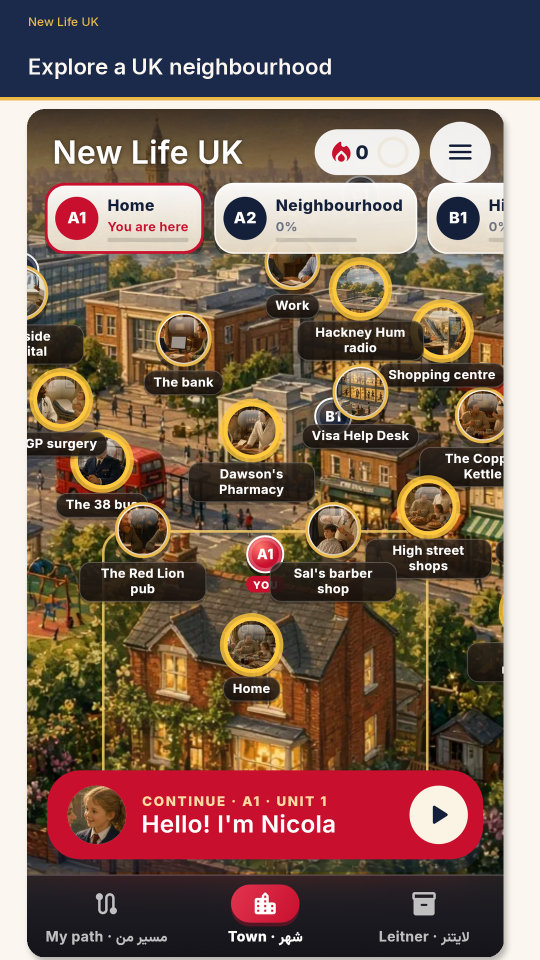
#> input picture docs/launch/store/01_map.png, 1080 x 1920 px (shown at 1/2 size)
$ python -i make_launch_kit.py   (imports and definitions only)
#> lines starting #> are read from the running program, lines starting #| are printed output that depends on the picture
#> further down, picture is the input picture: PIL image 1080x1920 RGB; mean R, G, B 125.1, 101.1, 88
#!/usr/bin/env python3
"""Build the poster, Play feature graphic, and captioned store screenshots.

Usage (from the repo root or app/):
  python3 app/tool/make_launch_kit.py --repo .
"""
from __future__ import annotations

import argparse
import os
from pathlib import Path

import qrcode
from PIL import Image, ImageDraw, ImageFilter, ImageFont
from reportlab.lib.pagesizes import A4
from reportlab.lib.utils import ImageReader
from reportlab.pdfgen import canvas as pdfcanvas

NAVY = (27, 42, 74, 255)
INK = (20, 32, 58, 255)
RED = (200, 16, 46, 255)
GOLD = (233, 185, 73, 255)
CREAM = (251, 247, 240, 255)
MIST = (238, 232, 221, 255)
MUTED = (107, 115, 133, 255)
PAPER = (255, 255, 255, 255)
ICON_EDGE = (45, 38, 35, 255)

PLACEHOLDER_URL = "https://github.com/mmhaidari2-hash/the-toms-preview/releases"

CAPTIONS = [
    ("01_map.png", "Explore a UK neighbourhood"),
    ("02_conversation.png", "Practise everyday conversations"),
    ("03_nursery.png", "English for UK nursery work"),
    ("04_library.png", "Walk in and open a book"),
    ("05_library_hall.png", "Walk the library and open a book"),
    ("06_lifeuk.png", "Practise for Life in the UK — not the official test"),
    ("07_school.png", "Grammar from beginner to advanced"),
    ("08_visa.png", "Practice forms, with official site links"),
]


# [10 lines left out: function repo_from_args, not called in this run]


def font_dir(root: Path) -> Path:
    return root / "app" / "assets" / "google_fonts"


def load_font(root: Path, family: str, weight: str, size: int) -> ImageFont.FreeTypeFont:
    path = font_dir(root) / f"{family}-{weight}.ttf"
    return ImageFont.truetype(str(path), size=size)


# [47 lines left out: functions fa, wrap_en, wrap_fa, rounded, not called in this run]


def shadow(im: Image.Image, offset: int = 18, blur: int = 24, alpha: int = 90) -> Image.Image:
#> called with offset = 18, blur = 24, alpha = 90
    w, h = im.size
#> w = 1080; h = 1920
    base = Image.new("RGBA", (w + offset * 2 + blur, h + offset * 2 + blur), (0, 0, 0, 0))
#> base: PIL image 1140x1980 RGBA; every value is 0
    sh = Image.new("RGBA", im.size, (0, 0, 0, alpha))
    sh.putalpha(im.split()[-1].point(lambda p: alpha if p > 0 else 0))
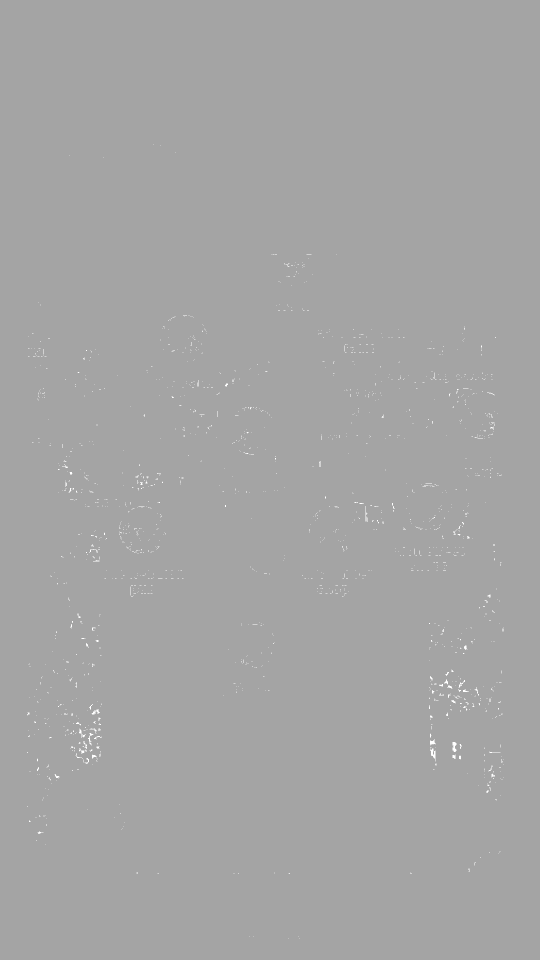
#> sh: PIL image 1080x1920 RGBA (shown at 1/2 size); mean R, G, B, A 0, 0, 0, 89.7; transparent parts drawn white
    base.alpha_composite(sh, (offset + 6, offset + 10))
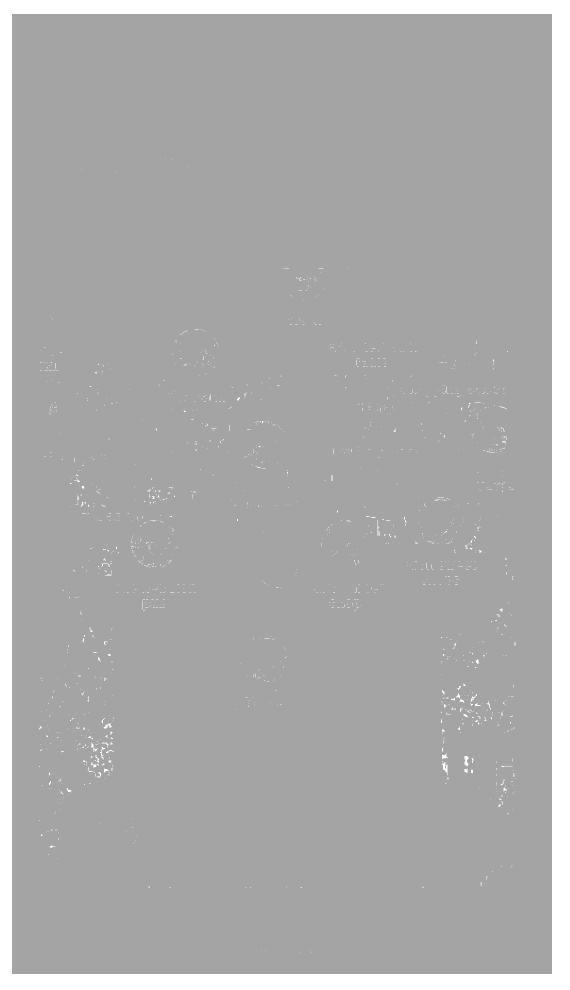
#> base: PIL image 1140x1980 RGBA (shown at 1/2 size); mean R, G, B, A 0, 0, 0, 82.4; transparent parts drawn white
    base = base.filter(ImageFilter.GaussianBlur(blur / 3))
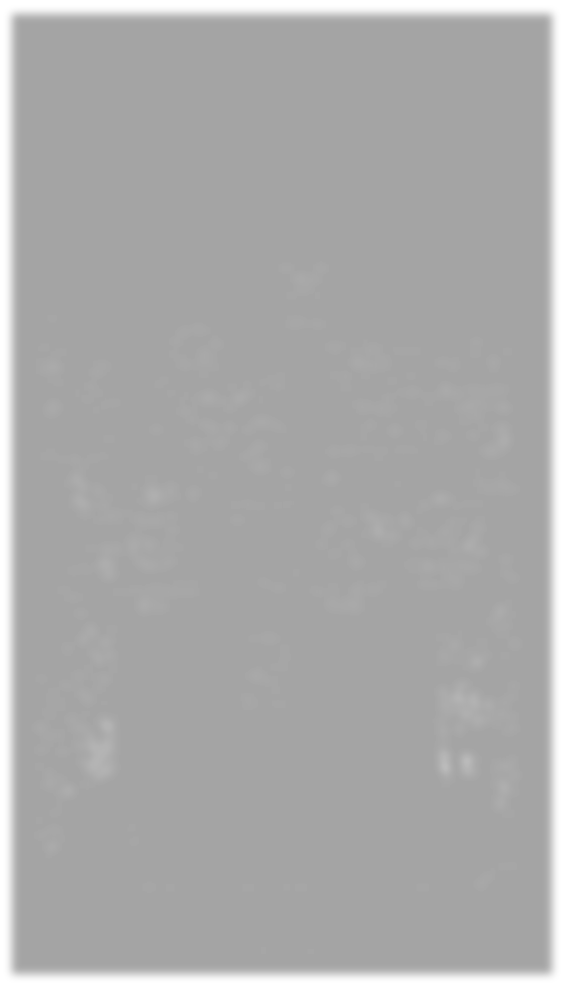
#> base: PIL image 1140x1980 RGBA (shown at 1/2 size); mean R, G, B, A 0, 0, 0, 82.4; transparent parts drawn white
#> (the run stopped early here; a loop or call above may not have finished)

$ run again, on app/assets/library/aisle_children.webp
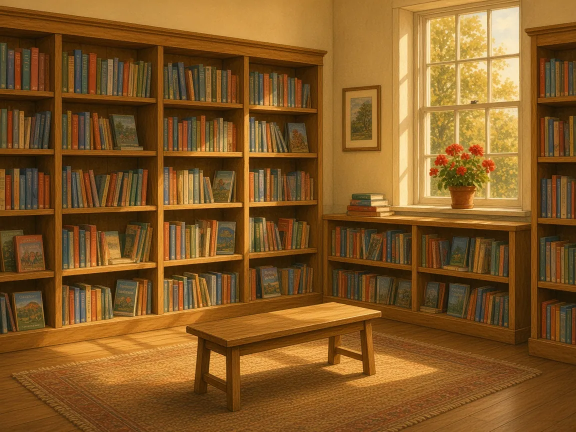
#> input picture app/assets/library/aisle_children.webp, 1152 x 864 px (shown at 1/2 size)
#> picture is the input picture: PIL image 1152x864 RGB; mean R, G, B 130.8, 88.5, 36.6
#> in shadow, `sh.putalpha(im.split()[-1].point(lambda p: alpha if p > 0 else 0))`:
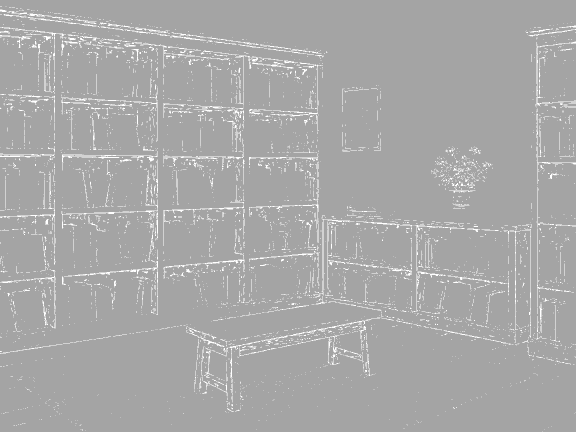
#> sh: PIL image 1152x864 RGBA (shown at 1/2 size); mean R, G, B, A 0, 0, 0, 86; transparent parts drawn white
#> in shadow, `base = base.filter(ImageFilter.GaussianBlur(blur / 3))`:
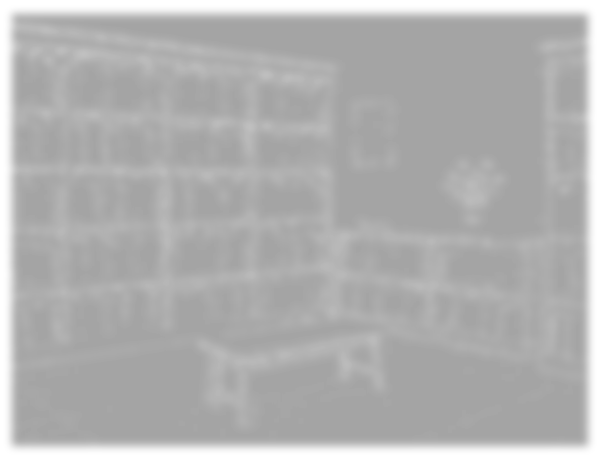
#> base: PIL image 1212x924 RGBA (shown at 1/2 size); mean R, G, B, A 0, 0, 0, 76.5; transparent parts drawn white
